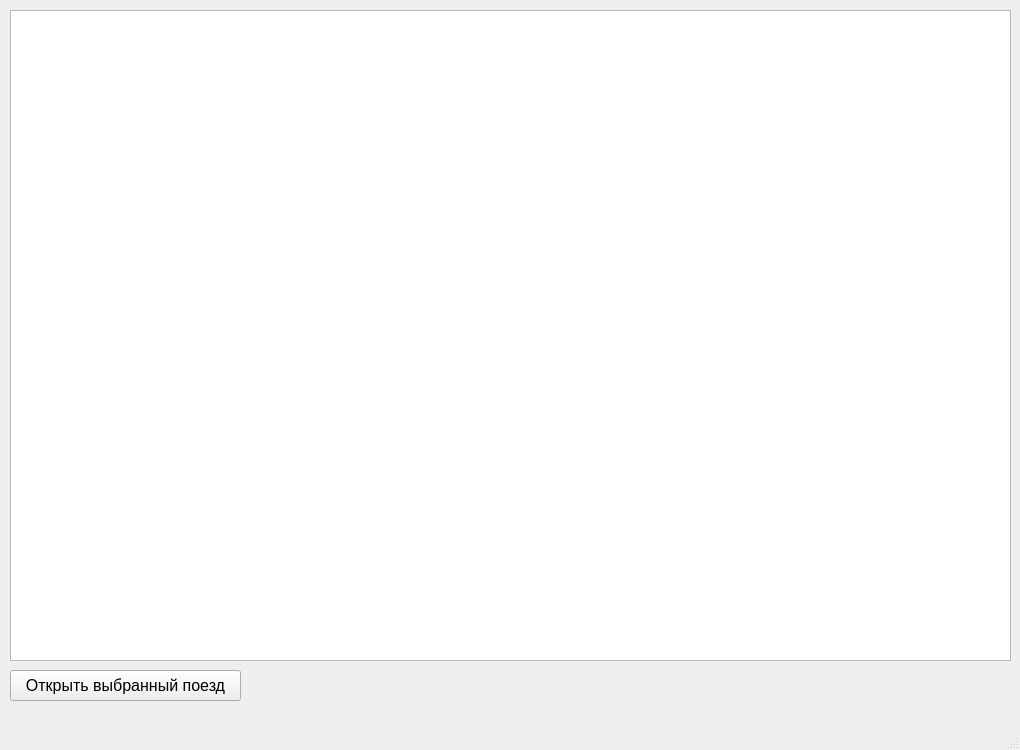
<?xml version="1.0" encoding="UTF-8"?>
<ui version="4.0">
 <class>MainWindow</class>
 <widget class="QMainWindow" name="MainWindow">
  <property name="geometry">
   <rect>
    <x>0</x>
    <y>0</y>
    <width>1020</width>
    <height>750</height>
   </rect>
  </property>
  <property name="minimumSize">
   <size>
    <width>1020</width>
    <height>750</height>
   </size>
  </property>
  <property name="windowTitle">
   <string>MainWindow</string>
  </property>
  <widget class="QWidget" name="centralwidget">
   <widget class="QTableWidget" name="tableWidget">
    <property name="geometry">
     <rect>
      <x>10</x>
      <y>10</y>
      <width>1001</width>
      <height>651</height>
     </rect>
    </property>
    <property name="sizePolicy">
     <sizepolicy hsizetype="Expanding" vsizetype="Expanding">
      <horstretch>0</horstretch>
      <verstretch>0</verstretch>
     </sizepolicy>
    </property>
    <property name="minimumSize">
     <size>
      <width>1000</width>
      <height>0</height>
     </size>
    </property>
    <property name="font">
     <font>
      <pointsize>12</pointsize>
     </font>
    </property>
    <property name="sizeAdjustPolicy">
     <enum>QAbstractScrollArea::AdjustIgnored</enum>
    </property>
    <property name="selectionMode">
     <enum>QAbstractItemView::SingleSelection</enum>
    </property>
    <property name="sortingEnabled">
     <bool>true</bool>
    </property>
    <attribute name="horizontalHeaderCascadingSectionResizes">
     <bool>false</bool>
    </attribute>
    <attribute name="horizontalHeaderDefaultSectionSize">
     <number>100</number>
    </attribute>
    <attribute name="horizontalHeaderStretchLastSection">
     <bool>false</bool>
    </attribute>
    <attribute name="verticalHeaderVisible">
     <bool>false</bool>
    </attribute>
    <attribute name="verticalHeaderStretchLastSection">
     <bool>false</bool>
    </attribute>
   </widget>
   <widget class="QPushButton" name="pushButton">
    <property name="geometry">
     <rect>
      <x>10</x>
      <y>670</y>
      <width>231</width>
      <height>31</height>
     </rect>
    </property>
    <property name="font">
     <font>
      <pointsize>12</pointsize>
     </font>
    </property>
    <property name="text">
     <string>Открыть выбранный поезд</string>
    </property>
   </widget>
  </widget>
  <widget class="QMenuBar" name="menubar">
   <property name="geometry">
    <rect>
     <x>0</x>
     <y>0</y>
     <width>1020</width>
     <height>22</height>
    </rect>
   </property>
  </widget>
  <widget class="QStatusBar" name="statusbar"/>
 </widget>
 <resources/>
 <connections/>
</ui>
